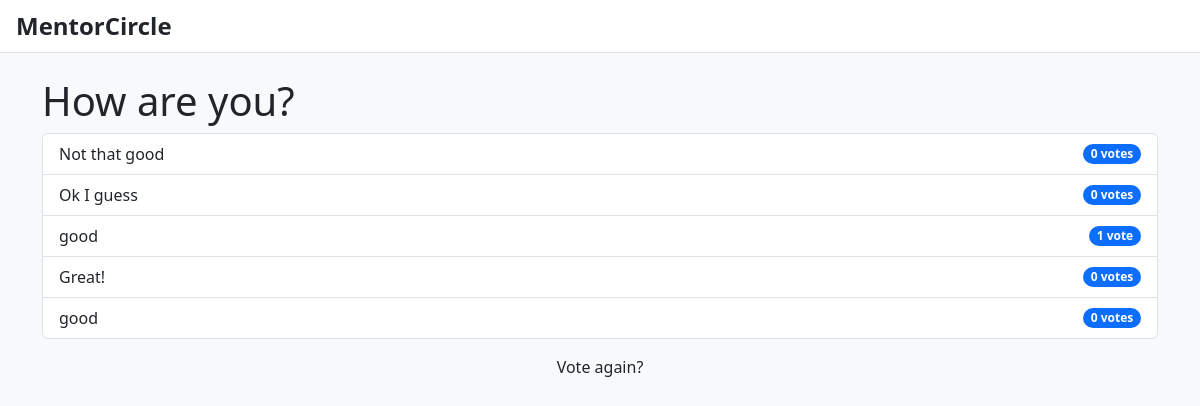
The page /polls/2/results/ on the database as committed earlier.
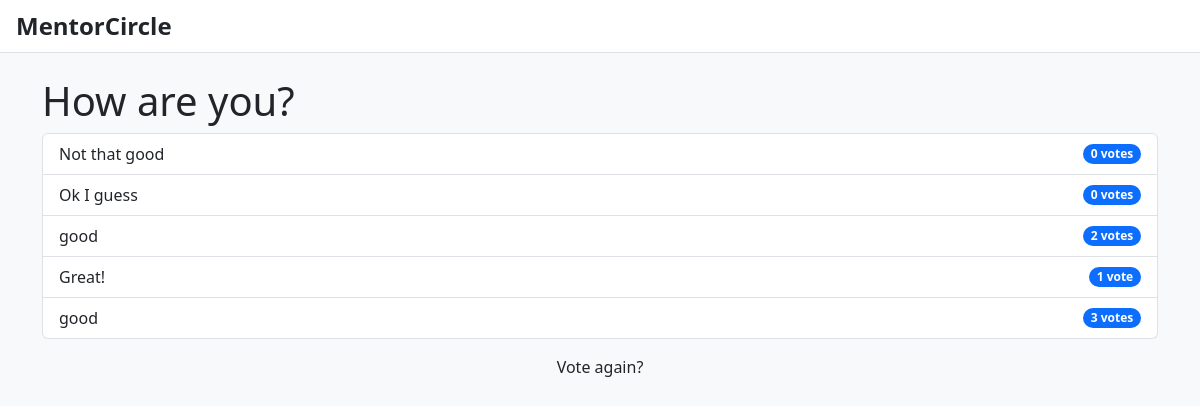
The same page on the database as committed later.
### Maor_proj/polls/models.py (models this page shows, shortened)
class Question(models.Model):
    question_text = models.CharField(max_length=200)
    pub_date = models.DateTimeField('date published')
    def was_published_recently(self):
        now = timezone.now()
        return now - datetime.timedelta(days=1) <= self.pub_date <= now
    was_published_recently.admin_order_field = 'pub_date'
    was_published_recently.boolean = True
    was_published_recently.short_description = 'Published recently?'

class Choice(models.Model):
    question = models.ForeignKey(Question, on_delete=models.CASCADE)
    choice_text = models.CharField(max_length=200)
    votes = models.IntegerField(default=0)

### Maor_proj/polls/views.py (the view)
# urls.py: path('<int:pk>/results/', views.ResultsView.as_view(), name='results'),
class ResultsView(generic.DetailView):
    model = Question
    template_name = 'polls/results.html'

### Maor_proj/polls/templates/polls/results.html (shortened to what this page needs)
{% load static %}
<!DOCTYPE html>
<html lang="en">
<head>
    <link rel="stylesheet" href="https://cdn.jsdelivr.net/npm/bootstrap@5.3.0/dist/css/bootstrap.min.css">
</head>
<body class="bg-light text-dark">
    <header class="bg-white border-bottom py-2 px-3">
        <a href="{% url 'main_index' %}" class="fs-4 fw-bold text-decoration-none" style="color: #212529;">MentorCircle</a>
    </header>
    <div class="container mt-4">
        <h1>{{ question.question_text }}</h1>
        <ul class="list-group">
        {% for choice in question.choice_set.all %}
            <li class="list-group-item d-flex justify-content-between align-items-center">
                {{ choice.choice_text }}
                <span class="badge bg-primary rounded-pill">{{ choice.votes }} vote{{ choice.votes|pluralize }}</span>
            </li>
        {% endfor %}
        </ul>
        <a href="{% url 'Maor_proj.polls:detail' question.id %}" class="btn btn-primary nav-link mt-3">Vote again?</a>
    </div>
</body>
</html>

Rows that differ between the two databases and show on the page:
changed Choice (number 3 of 5 on the later page): votes "1" → "2"
changed Choice "Great!": votes "0" → "1"
changed Choice (number 5 of 5 on the later page): votes "0" → "3"
